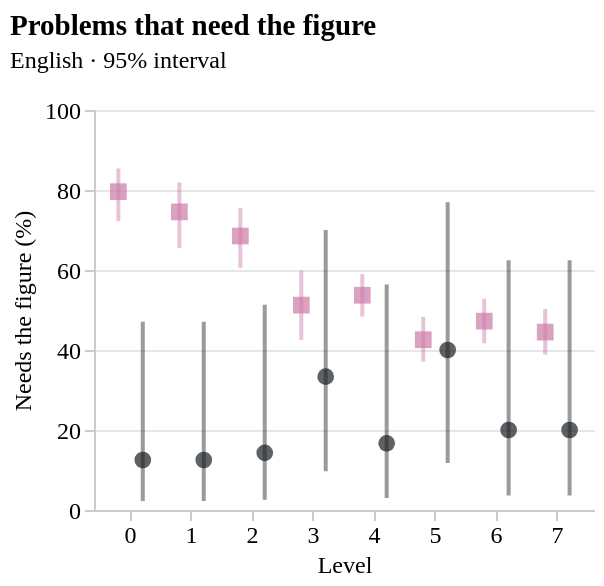

Here is the Vega-Lite specification saved for this chart:
### Vega-Lite specification from a JSON file in a GitHub repository (floating-point values rounded to 4 significant figures)
{"config": {"font": "Atkinson Hyperlegible", "background": null, "view": {"stroke": null}, "axis": {"labelFontSize": 12, "titleFontSize": 12, "titleFontWeight": "normal", "gridColor": "#e3e6ea", "domainColor": "#c7ccd2", "tickColor": "#c7ccd2"}, "title": {"fontSize": 14.5, "fontWeight": 700, "subtitleFontSize": 12, "subtitlePadding": 4, "offset": 12, "font": "Atkinson Hyperlegible", "subtitleFont": "Atkinson Hyperlegible"}, "legend": {"labelFontSize": 12}}, "layer": [{"mark": {"type": "rule", "opacity": 0.45, "strokeWidth": 2}, "encoding": {"color": {"field": "dataset", "legend": null, "scale": {"domain": ["M3Kang", "practice set"], "range": ["#cc79a7", "#1b1f24"]}, "type": "nominal"}, "x": {"axis": {"labelAngle": 0}, "field": "level", "title": "Level", "type": "ordinal"}, "xOffset": {"field": "dataset", "type": "nominal"}, "y": {"field": "lo", "type": "quantitative"}, "y2": {"field": "hi"}}}, {"mark": {"type": "point", "filled": true, "size": 70}, "encoding": {"color": {"field": "dataset", "legend": {"orient": "top", "title": null}, "scale": {"domain": ["M3Kang", "practice set"], "range": ["#cc79a7", "#1b1f24"]}, "type": "nominal"}, "shape": {"field": "dataset", "legend": null, "scale": {"domain": ["M3Kang", "practice set"], "range": ["square", "circle"]}, "type": "nominal"}, "tooltip": [{"field": "dataset", "type": "nominal"}, {"field": "level", "type": "ordinal"}, {"field": "n", "type": "quantitative"}, {"field": "needs_figure", "title": "Needs figure", "type": "quantitative"}, {"field": "share", "format": ".0f", "type": "quantitative"}], "x": {"axis": {"labelAngle": 0}, "field": "level", "title": "Level", "type": "ordinal"}, "xOffset": {"field": "dataset", "type": "nominal"}, "y": {"field": "share", "scale": {"domain": [0, 100]}, "title": "Needs the figure (%)", "type": "quantitative"}}}], "data": {"name": "data-50a10734f088fb1ef30e8b8a24635680"}, "height": 200, "title": {"text": "Problems that need the figure", "anchor": "start", "subtitle": "English · 95% interval"}, "width": 250, "$schema": "https://vega.github.io/schema/vega-lite/v5.20.1.json", "datasets": {"data-50a10734f088fb1ef30e8b8a24635680": [{"level": 0, "n": 142, "needs_figure": 113, "dataset": "M3Kang", "share": 79.58, "lo": 72.21, "hi": 85.39}, {"level": 1, "n": 106, "needs_figure": 79, "dataset": "M3Kang", "share": 74.53, "lo": 65.48, "hi": 81.86}, {"level": 2, "n": 146, "needs_figure": 100, "dataset": "M3Kang", "share": 68.49, "lo": 60.57, "hi": 75.47}, {"level": 3, "n": 123, "needs_figure": 63, "dataset": "M3Kang", "share": 51.22, "lo": 42.48, "hi": 59.88}, {"level": 4, "n": 339, "needs_figure": 182, "dataset": "M3Kang", "share": 53.69, "lo": 48.37, "hi": 58.92}, {"level": 5, "n": 296, "needs_figure": 126, "dataset": "M3Kang", "share": 42.57, "lo": 37.07, "hi": 48.26}, {"level": 6, "n": 305, "needs_figure": 144, "dataset": "M3Kang", "share": 47.21, "lo": 41.68, "hi": 52.82}, {"level": 7, "n": 290, "needs_figure": 129, "dataset": "M3Kang", "share": 44.48, "lo": 38.87, "hi": 50.24}, {"level": 0, "n": 8, "needs_figure": 1, "dataset": "practice set", "share": 12.5, "lo": 2.242, "hi": 47.09}, {"level": 1, "n": 8, "needs_figure": 1, "dataset": "practice set", "share": 12.5, "lo": 2.242, "hi": 47.09}, {"level": 2, "n": 7, "needs_figure": 1, "dataset": "practice set", "share": 14.29, "lo": 2.568, "hi": 51.31}, {"level": 3, "n": 6, "needs_figure": 2, "dataset": "practice set", "share": 33.33, "lo": 9.677, "hi": 70.0}, {"level": 4, "n": 6, "needs_figure": 1, "dataset": "practice set", "share": 16.67, "lo": 3.005, "hi": 56.35}, {"level": 5, "n": 5, "needs_figure": 2, "dataset": "practice set", "share": 40.0, "lo": 11.76, "hi": 76.93}, {"level": 6, "n": 5, "needs_figure": 1, "dataset": "practice set", "share": 20.0, "lo": 3.622, "hi": 62.45}, {"level": 7, "n": 5, "needs_figure": 1, "dataset": "practice set", "share": 20.0, "lo": 3.622, "hi": 62.45}]}}
